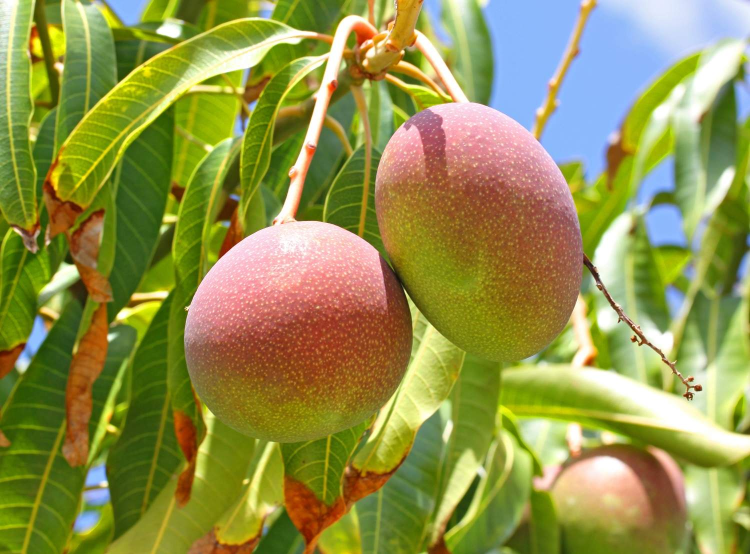
#> input picture M1_W2_ImageData_Numpy/Theory/mango.png, 1500 x 1108 px (shown at 1/2 size)
$ jupyter execute opencv1.ipynb   (shell and % lines are left out)
#> lines starting #> are read from the running program, lines starting #| are printed output that depends on the picture
[cell 1]
from google.colab import drive
drive.mount('/content/drive')

[cell 2]
cd /content/drive/MyDrive/AI/MODUL 1/w5

[cell 3]
import cv2
from google.colab.patches import cv2_imshow

def read_and_display_grayscale(image_path):
    # read the image in grayscale mode
#> called with image_path = 'mango.png'
    grayscale_image = cv2.imread(image_path, cv2.IMREAD_GRAYSCALE)
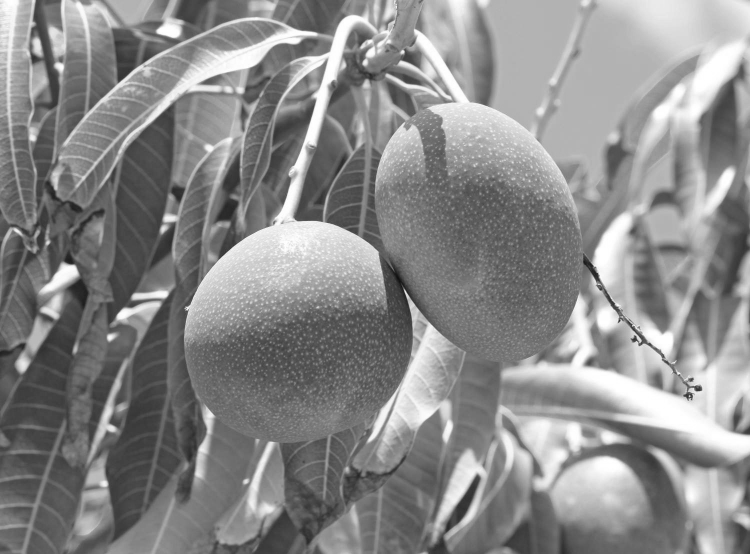
#> grayscale_image: shape (1108, 1500) (shown at 1/2 size); min 14, max 255, mean 137.7
    resized_image = cv2.resize(grayscale_image, (500, 500), interpolation=cv2.INTER_AREA)
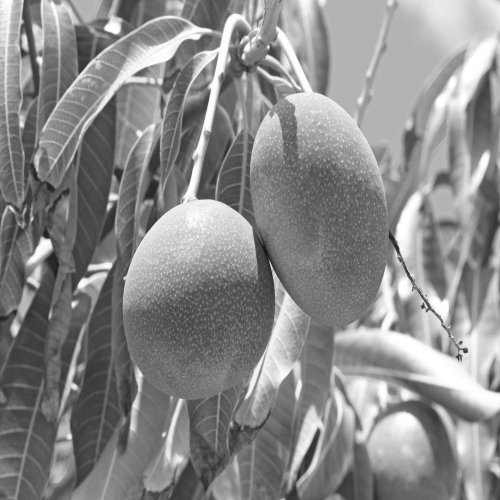
#> resized_image: shape (500, 500); min 17, max 255, mean 137.7

    cv2_imshow(resized_image)


read_and_display_grayscale('mango.png')

[cell 4]
def read_and_display_rgb(image_path):
#> called with image_path = 'mango.png'
  color_image = cv2.imread(image_path, cv2.IMREAD_COLOR)
#> color_image is the input picture: shape (1108, 1500, 3); mean B, G, R 76.5, 146.4, 145.6
  resize = cv2.resize(color_image, (500, 500), interpolation=cv2.INTER_AREA)
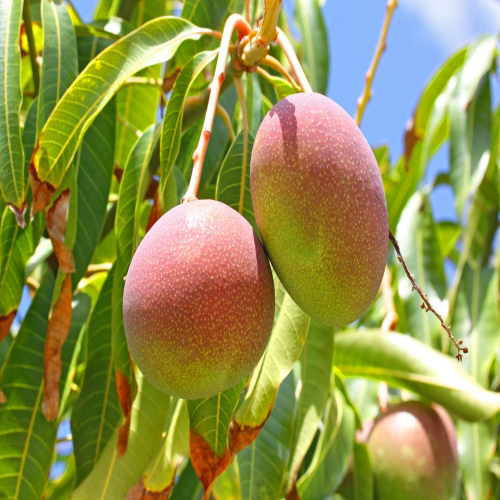
#> resize: shape (500, 500, 3); mean B, G, R 76.5, 146.4, 145.6
  cv2_imshow(resize)

read_and_display_rgb('mango.png')

[cell 5]
# increase the brightness of a grayscale image

def increase_brighness(image_path, beta_value):
  # load image
#> called with image_path = 'mango.png', beta_value = 50
  img = cv2.imread(image_path, cv2.IMREAD_COLOR)
  # increase by adding beta value to all pixel intensities
  # output = alpha * input + beta
  brightness_image = cv2.convertScaleAbs(img, alpha=1, beta=beta_value)
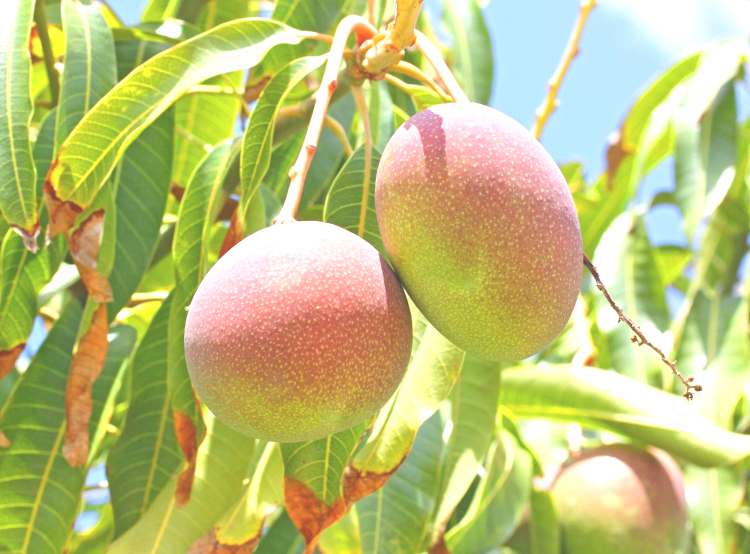
#> brightness_image: shape (1108, 1500, 3) (shown at 1/2 size); mean B, G, R 121.7, 192.4, 190.1

  resize = cv2.resize(brightness_image, (500, 500), interpolation=cv2.INTER_AREA)
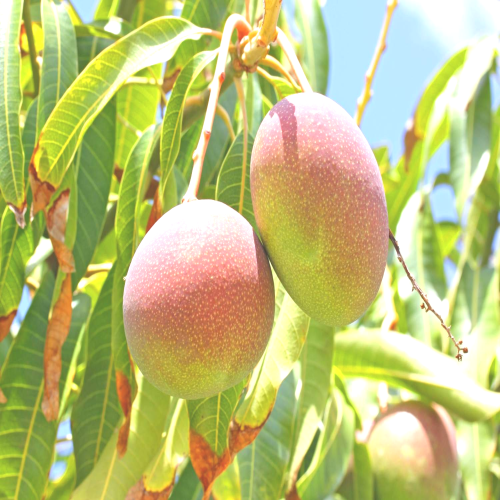
#> resize: shape (500, 500, 3); mean B, G, R 121.7, 192.4, 190.1
  cv2_imshow(resize)

increase_brighness('mango.png', 50)

[cell 6]
# draw a bounding box

import cv2
import numpy as np
from google.colab.patches import cv2_imshow

img = cv2.imread('mango.png', 1)
img = cv2.resize(img, (500, 500), interpolation=cv2.INTER_AREA)

height, width, channel = img.shape
#> height = 500; width = 500; channel = 3

x0, y0 = 120, 200
x1, y1 = 275, 400

# BGR for opencv when read image
color = np.array([0, 0, 255])

# draw 4 edge of object
# draw width
img[y0, x0:x1, :] = color
img[y1, x0:x1, :] = color
# draw height
img[y0:y1, x0, :] = color
img[y0:y1, x1, :] = color
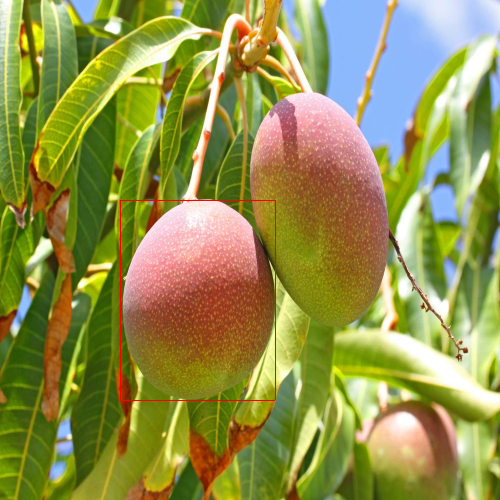
#> img: shape (500, 500, 3); mean B, G, R 76.4, 146, 145.9

cv2.imwrite('output_mango.png', img)

res = cv2.imread('output_mango.png', 1)
cv2_imshow(res)
